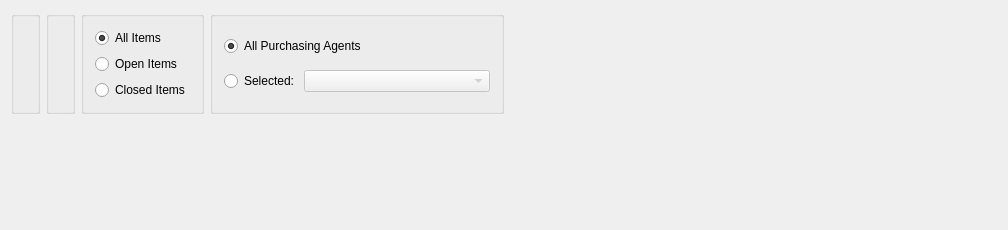
<?xml version="1.0" encoding="UTF-8"?>
<ui version="4.0">
 <comment>This file is part of the xTuple ERP: PostBooks Edition, a free and
open source Enterprise Resource Planning software suite,
Copyright (c) 1999-2019 by OpenMFG LLC, d/b/a xTuple.
It is licensed to you under the Common Public Attribution License
version 1.0, the full text of which (including xTuple-specific Exhibits)
is available at www.xtuple.com/CPAL.  By using this software, you agree
to be bound by its terms.</comment>
 <class>dspPoItemsByItem</class>
 <widget class="QWidget" name="dspPoItemsByItem">
  <property name="geometry">
   <rect>
    <x>0</x>
    <y>0</y>
    <width>1008</width>
    <height>230</height>
   </rect>
  </property>
  <property name="windowTitle">
   <string>Purchase Order Items by Item</string>
  </property>
  <layout class="QVBoxLayout" name="verticalLayout">
   <property name="spacing">
    <number>0</number>
   </property>
   <item>
    <layout class="QHBoxLayout" name="horizontalLayout">
     <item>
      <layout class="QGridLayout" name="gridLayout_4">
       <item row="0" column="1">
        <widget class="WarehouseGroup" name="_warehouse">
         <property name="focusPolicy">
          <enum>Qt::StrongFocus</enum>
         </property>
         <property name="title">
          <string/>
         </property>
         <property name="fixedSize">
          <bool>false</bool>
         </property>
        </widget>
       </item>
       <item row="0" column="0">
        <widget class="QGroupBox" name="_itemGroup">
         <property name="title">
          <string/>
         </property>
         <layout class="QGridLayout" name="gridLayout_2">
          <item row="0" column="0">
           <widget class="ItemCluster" name="_item">
            <property name="focusPolicy">
             <enum>Qt::StrongFocus</enum>
            </property>
           </widget>
          </item>
         </layout>
        </widget>
       </item>
       <item row="0" column="3">
        <widget class="QGroupBox" name="_buyerCodeGroup">
         <property name="title">
          <string/>
         </property>
         <layout class="QGridLayout" name="gridLayout_3">
          <item row="0" column="0">
           <widget class="QRadioButton" name="_allPurchasingAgents">
            <property name="text">
             <string>All Purchasing Agents</string>
            </property>
            <property name="checked">
             <bool>true</bool>
            </property>
           </widget>
          </item>
          <item row="1" column="0">
           <layout class="QHBoxLayout">
            <property name="spacing">
             <number>5</number>
            </property>
            <item>
             <widget class="QRadioButton" name="_selectedPurchasingAgent">
              <property name="text">
               <string>Selected:</string>
              </property>
             </widget>
            </item>
            <item>
             <widget class="XComboBox" name="_agent">
              <property name="enabled">
               <bool>false</bool>
              </property>
              <property name="sizePolicy">
               <sizepolicy hsizetype="Expanding" vsizetype="Fixed">
                <horstretch>0</horstretch>
                <verstretch>0</verstretch>
               </sizepolicy>
              </property>
              <property name="type">
               <enum>XComboBox::Agent</enum>
              </property>
             </widget>
            </item>
           </layout>
          </item>
         </layout>
        </widget>
       </item>
       <item row="0" column="2">
        <widget class="QGroupBox" name="_statusGroup">
         <property name="title">
          <string/>
         </property>
         <layout class="QGridLayout" name="gridLayout">
          <item row="0" column="0">
           <widget class="QRadioButton" name="_allItems">
            <property name="text">
             <string>All Items</string>
            </property>
            <property name="checked">
             <bool>true</bool>
            </property>
           </widget>
          </item>
          <item row="2" column="0">
           <widget class="QRadioButton" name="_closedItems">
            <property name="text">
             <string>Closed Items</string>
            </property>
           </widget>
          </item>
          <item row="1" column="0">
           <widget class="QRadioButton" name="_openItems">
            <property name="text">
             <string>Open Items</string>
            </property>
           </widget>
          </item>
         </layout>
        </widget>
       </item>
      </layout>
     </item>
     <item>
      <spacer>
       <property name="orientation">
        <enum>Qt::Horizontal</enum>
       </property>
       <property name="sizeHint" stdset="0">
        <size>
         <width>0</width>
         <height>20</height>
        </size>
       </property>
      </spacer>
     </item>
    </layout>
   </item>
   <item>
    <spacer name="verticalSpacer">
     <property name="orientation">
      <enum>Qt::Vertical</enum>
     </property>
     <property name="sizeHint" stdset="0">
      <size>
       <width>20</width>
       <height>17</height>
      </size>
     </property>
    </spacer>
   </item>
  </layout>
 </widget>
 <layoutdefault spacing="6" margin="11"/>
 <customwidgets>
  <customwidget>
   <class>ItemCluster</class>
   <extends>QWidget</extends>
   <header>itemcluster.h</header>
   <container>1</container>
  </customwidget>
  <customwidget>
   <class>WarehouseGroup</class>
   <extends>QGroupBox</extends>
   <header>warehousegroup.h</header>
   <container>1</container>
  </customwidget>
  <customwidget>
   <class>XComboBox</class>
   <extends>QComboBox</extends>
   <header>xcombobox.h</header>
  </customwidget>
 </customwidgets>
 <tabstops>
  <tabstop>_item</tabstop>
  <tabstop>_selectedPurchasingAgent</tabstop>
  <tabstop>_agent</tabstop>
  <tabstop>_allItems</tabstop>
  <tabstop>_openItems</tabstop>
  <tabstop>_closedItems</tabstop>
 </tabstops>
 <resources/>
 <connections>
  <connection>
   <sender>_selectedPurchasingAgent</sender>
   <signal>toggled(bool)</signal>
   <receiver>_agent</receiver>
   <slot>setEnabled(bool)</slot>
   <hints>
    <hint type="sourcelabel">
     <x>20</x>
     <y>20</y>
    </hint>
    <hint type="destinationlabel">
     <x>20</x>
     <y>20</y>
    </hint>
   </hints>
  </connection>
  <connection>
   <sender>_item</sender>
   <signal>newId(int)</signal>
   <receiver>_warehouse</receiver>
   <slot>findItemSites(int)</slot>
   <hints>
    <hint type="sourcelabel">
     <x>20</x>
     <y>20</y>
    </hint>
    <hint type="destinationlabel">
     <x>20</x>
     <y>20</y>
    </hint>
   </hints>
  </connection>
  <connection>
   <sender>_item</sender>
   <signal>warehouseIdChanged(int)</signal>
   <receiver>_warehouse</receiver>
   <slot>setId(int)</slot>
   <hints>
    <hint type="sourcelabel">
     <x>20</x>
     <y>20</y>
    </hint>
    <hint type="destinationlabel">
     <x>20</x>
     <y>20</y>
    </hint>
   </hints>
  </connection>
 </connections>
</ui>
